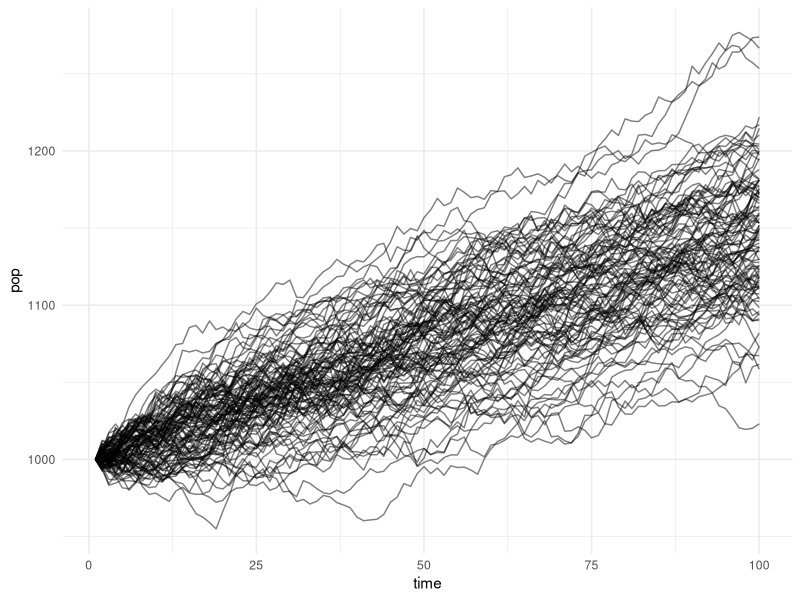
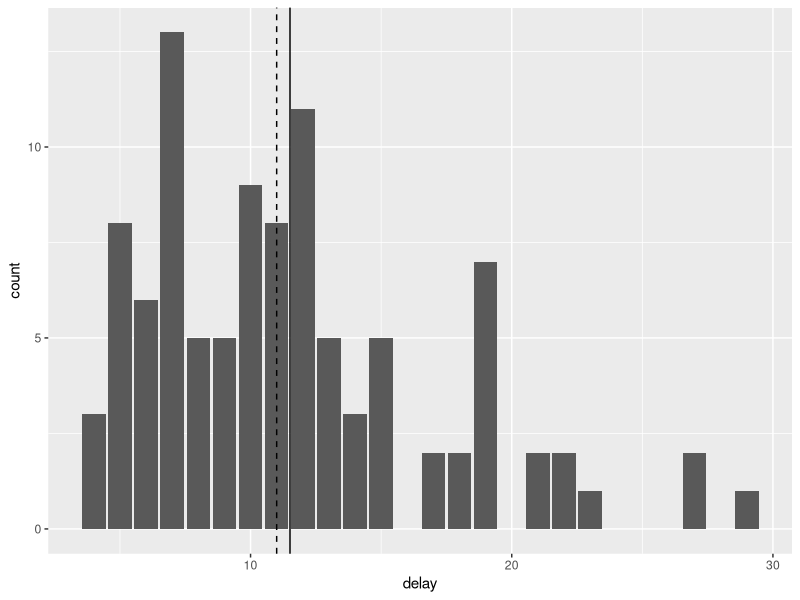

Write the R code that produced these figures, in order.
## ---- chunk 1
knitr::opts_chunk$set(echo = TRUE)
library(tidyverse)
## ---- chunk 2
# linear population trend model w/ normal error
sim_pop <- function (x0, t, trend, sd) {
  pop <- vector("numeric", length = t)
  pop[1] <- x0
  for (i in 1:(length(pop) - 1)) {
    pop[i + 1] <- rnorm(1, pop[i] + trend, sd)
  }
  return(tibble(time = 1:t, pop = pop))
}

## ---- chunk 3
# simulate model
set.seed(123)
sim_list <- lapply(1:100, function(x) sim_pop(10^3, 100, 1.5, 5))
sim_df <- bind_rows(sim_list, .id = "simulation")

sim_df %>% ggplot() + 
  geom_line(aes(x = time, y = pop, group = simulation), alpha = 0.5) + 
  theme_minimal()
## ---- chunk 4
# one sided sprt calculation
objfn <- function(trend, x1, x0, sd) {
  # likelihood( x1 | x0, r, dispersion )
  dnorm(x = x1, mean = x0 + trend, sd = sd)
}


#  find restricted MLE under h_0 or h_1
likelihood <- function (x_prev, x_now, sd, interval = c(), guess = 1.5) {
  opt <- optim(par = guess, fn = objfn, control = list(fnscale = -1), 
      method = "Brent", lower = interval[1], upper = interval[2],
      x0 = x_prev, x1 = x_now, sd = sd)
  return(opt$value)
}

# sequential test functions
calc_sr <- function(data, sd, accept_reg = c(0,0), reject_reg = c(0, 5)) {
  
  # initialize empty columns for likelihood calculations
  data$lik0 <- NA
  data$lik1 <- NA
  
  # parameter space
  theta0 <- accept_reg
  theta1 <- reject_reg
  
  # use midpoint of interval as init guess for optim (Brent's method)
  guess0 <- accept_reg[1] + (accept_reg[2] - accept_reg[1]) / 2 
  guess1 <- reject_reg[1] + (reject_reg[2] - reject_reg[1]) / 2 
  
  sim_number <- 1
  for (i in 2:nrow(data)) {
    
    if (data[i, "simulation"] == sim_number + 1) {
      # skip calculation of likelihood for the first observation in each simluation
      sim_number <- sim_number + 1
      next
    }
    
    # observed states and known pars
    x0 <- unlist(data[i-1, "pop"])
    x1 <- unlist(data[i, "pop"])
    
    # likelihood calculation
    data[i,"lik0"] <- dnorm(x = x1, mean = x0, sd = sd) # H0: x_t+1 ~ N(x_t, sd)
    data[i,"lik1"] <- likelihood(x_prev = x0, x_now = x1, sd = sd,  # p(x_now | x_prev, disp, theta \in Theta_1)
                                   interval = theta1, guess = guess1)
  }
  
  return(data)
}
## ---- chunk 5
# calculate time required to detect trend
sprt_df <- calc_sr(sim_df, sd = 5)

sprt_df <- 
  sprt_df %>%  
  group_by(simulation) %>%
  mutate(sr = log(lik1/lik0) ,
         sr = ifelse(is.na(sr), 0, sr),
         sprt = cumsum(sr),
         a = log( (1 - 0.2)/ 0.05),
         b = log(0.2/(1 - 0.05)),
         decision = case_when(sprt <= a & sprt >= b ~"?",
                              sprt > a ~ "H1",
                              sprt < b ~ "H0"))

is_h1 <- function(x) x == "H1"

delay_df <- 
  sprt_df %>% ungroup() %>%
  group_by(simulation) %>%
  summarize(delay = unique(detect_index(decision, is_h1))) %>%
  mutate(mean_delay = mean(delay),
         median_delay = median(delay),
         p20_delay = quantile(delay, probs = 0.2),
         p80_delay = quantile(delay, probs = 0.8))

ggplot(delay_df) + 
  geom_bar(aes(x = delay)) +
  geom_vline(aes(xintercept = mean_delay)) +
  geom_vline(aes(xintercept = median_delay), linetype = "dashed")
  
## ---- chunk 6

